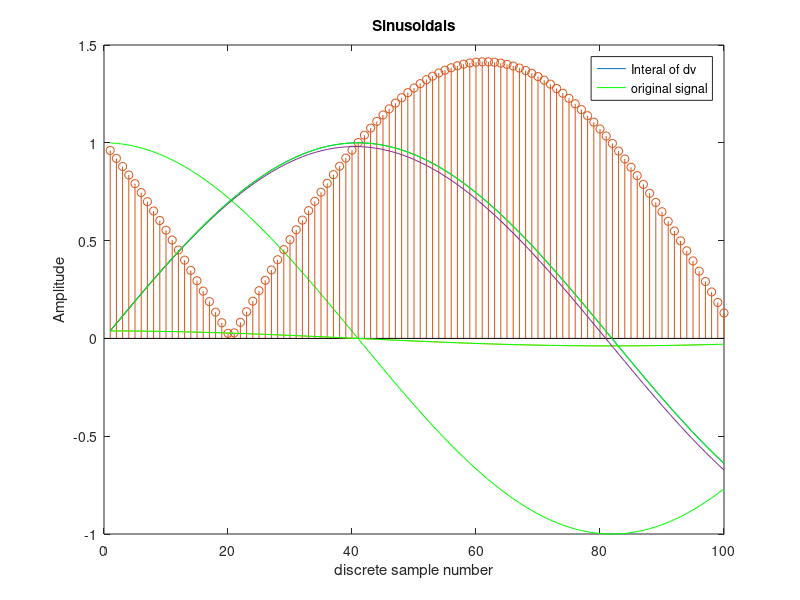

Write MATLAB code to recreate this figure. (Note: this script raises an error after producing the figure.)
%
%Problems 1

%Numbers from 1 to 100.
t1=1:100;
%generating numbers from 500 to 20
t2=500:-1:20;
%generating 0 to 100 with 0.1 difference
t3= 0:0.1:100;

% problem 2
f=50;
F=8192;
y1=sin(2*pi*t1*(f/F));
plot(t1,y1)
y2=cos(2*pi*t1*(f/F));
hold on
plot(t1,y2,'g')
title('Sinusoidals')
xlabel('discrete sample number')
ylabel('Amplitude');
legend('Sin','Cos')
ds=abs(y1-y2); %absolute value for signal difference.
stem(ds) %Way to plot discrete signals.
[value, position]=min(ds); % [0.026 20]
%We are dealing with discrete, not continuous signal. Exact point of intersection is not necessarily included

%problem 3
%d/dt1=2*pi*(f/F)*cos(2*pi*t1*(f/F))
k=2*pi*(f/F); %Inner function
dv=k*cos(k*t1); %Derivative of y1 in discrete points [1 100]
d1=diff(y1);%Difference of y1
plot(d1)
hold on
plot(dv,'g')
legend('derivative','difference')

% "Integral" of dv similarly.
Ig=cumsum (dv);
plot(Ig)
hold on
plot(y1,'g')
legend('Interal of dv', 'original signal')

%problem 4

data=importdata ('Matrix.txt');
plot(data(5,:));
soundsc(data(5,:))
mr= mean(data,2); %row means 5x1 vector
mc= mean(data);
%column means 1x1000 vector
mtot=mean(data(:)); %mean of whole data 1x1 vector

%problem 5
l=length(data(1,:));%length of all signals
s1=1:l-1; %from first to second to last
s2=2:l ;%from second to last
numzch=zeros(5,1);
for i =1:5
sig1=data(i ,:); %our signal
succprods=sig1(s1).*sig1(s1).*sig1(s2);
f=find(succprods <0); %places where successive products changes sign
testsig=zeros(l,1); %vector of zeros 
testsig(f)= 1; %set ones where sign changes
numzch (i)= sum(testsig);
end
plot(sig1)
hold on
stem(testsig)

%problem 6
inco13=importdata ('inco13par.txt');
data=inco13.data;
s=size(data); %529 cases, 16
misvals=zeros(s(2),1);
%Let us check the columns.
for i =1:s(2)
col=data(:,i);
truth=isnan(col);
missing=sum(truth);
misvals (i)= missing;
end


